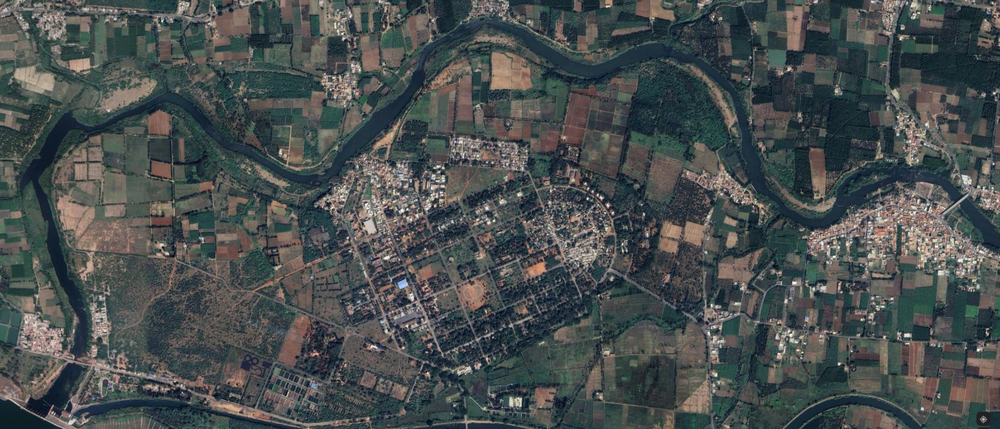
#> input picture Step_by_Step_Process/02. Mask_Img/Input IMG.png, 1000 x 429 px, shrunk from 1873 x 804 before the run, found by its file name
$ python '02. Mask_Image.py'
#> lines starting #> are read from the running program, lines starting #| are printed output that depends on the picture; after the words box and inside, x2 and y2 are one past the last pixel; in counts of white or black regions, pixels touching at a corner belong together
import numpy as np
import cv2

img = cv2.imread(r'F:\New folder\img\02. Mask_Img\Input IMG.png')
#> img is the input picture: shape (429, 1000, 3); mean B, G, R 78.8, 79.2, 73.4
upperbound = np.array([123, 255,255])
lowerbound = np.array([40, 40,40])
mask = cv2.inRange(img, lowerbound, upperbound)
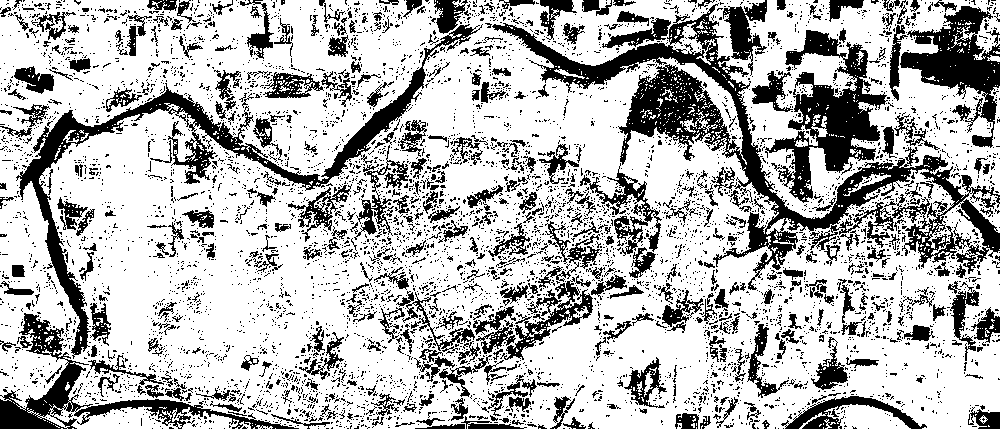
#> mask: shape (429, 1000); 71.4% white; 6024 black regions (5528 under 20 px), largest, box (x1, y1, x2, y2) and area: (492, 3, 1000, 290) 20709, (16, 24, 483, 359) 10424, (765, 30, 888, 203) 7608
imask = mask>0
white = np.full_like(img, [255,255,255], np.uint8)

result = np.zeros_like(img, np.uint8)
result[imask] = white[imask]

cv2.imshow(winname = 'satellite image', mat = img)
cv2.imshow('vegetation detection', result)

cv2.waitKey(0)
cv2.destroyAllWindows()
